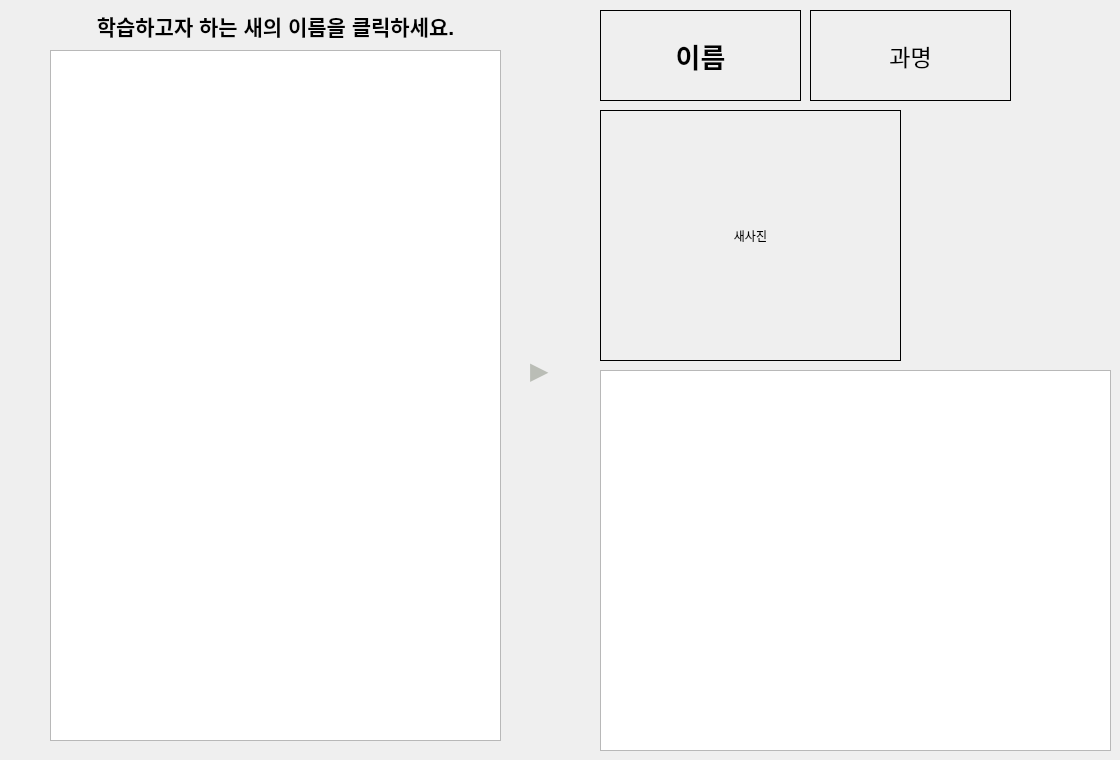
      <widget class="QWidget" name="page_7">
       <widget class="QTextBrowser" name="bird_explain">
        <property name="geometry">
         <rect>
          <x>600</x>
          <y>370</y>
          <width>511</width>
          <height>381</height>
         </rect>
        </property>
        <property name="font">
         <font>
          <pointsize>15</pointsize>
         </font>
        </property>
       </widget>
       <widget class="QLabel" name="label_17">
        <property name="geometry">
         <rect>
          <x>600</x>
          <y>110</y>
          <width>301</width>
          <height>251</height>
         </rect>
        </property>
        <property name="frameShape">
         <enum>QFrame::Box</enum>
        </property>
        <property name="text">
         <string>새사진</string>
        </property>
        <property name="scaledContents">
         <bool>true</bool>
        </property>
        <property name="alignment">
         <set>Qt::AlignCenter</set>
        </property>
       </widget>
       <widget class="QLabel" name="label_11">
        <property name="geometry">
         <rect>
          <x>50</x>
          <y>10</y>
          <width>451</width>
          <height>31</height>
         </rect>
        </property>
        <property name="font">
         <font>
          <pointsize>16</pointsize>
          <weight>75</weight>
          <bold>true</bold>
         </font>
        </property>
        <property name="text">
         <string>학습하고자 하는 새의 이름을 클릭하세요.</string>
        </property>
        <property name="alignment">
         <set>Qt::AlignCenter</set>
        </property>
       </widget>
       <widget class="QLabel" name="label_22">
        <property name="geometry">
         <rect>
          <x>600</x>
          <y>10</y>
          <width>201</width>
          <height>91</height>
         </rect>
        </property>
        <property name="font">
         <font>
          <pointsize>20</pointsize>
          <weight>75</weight>
          <bold>true</bold>
         </font>
        </property>
        <property name="frameShape">
         <enum>QFrame::Box</enum>
        </property>
        <property name="text">
         <string>이름</string>
        </property>
        <property name="alignment">
         <set>Qt::AlignCenter</set>
        </property>
       </widget>
       <widget class="QListWidget" name="bird_widget">
        <property name="geometry">
         <rect>
          <x>50</x>
          <y>50</y>
          <width>451</width>
          <height>691</height>
         </rect>
        </property>
       </widget>
       <widget class="QLabel" name="label_24">
        <property name="geometry">
         <rect>
          <x>530</x>
          <y>350</y>
          <width>31</width>
          <height>41</height>
         </rect>
        </property>
        <property name="font">
         <font>
          <pointsize>18</pointsize>
         </font>
        </property>
        <property name="styleSheet">
         <string notr="true">color: rgb(186, 189, 182);</string>
        </property>
        <property name="text">
         <string>▶</string>
        </property>
       </widget>
       <widget class="QLabel" name="label_23">
        <property name="geometry">
         <rect>
          <x>810</x>
          <y>10</y>
          <width>201</width>
          <height>91</height>
         </rect>
        </property>
        <property name="font">
         <font>
          <pointsize>17</pointsize>
         </font>
        </property>
        <property name="frameShape">
         <enum>QFrame::Box</enum>
        </property>
        <property name="text">
         <string>과명</string>
        </property>
        <property name="alignment">
         <set>Qt::AlignCenter</set>
        </property>
       </widget>
      </widget>
